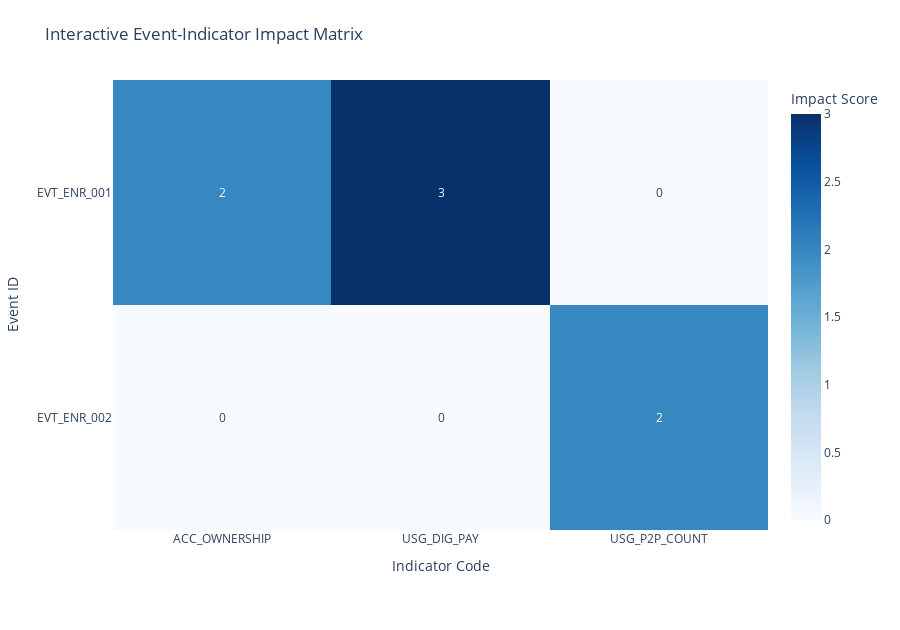

Here is the notebook cell this chart was saved with:
### Code cell
# Cell 6 – Interactive Heatmap (Plotly)

def plot_impact_matrix_interactive(
    matrix,
    value_cols=None,
    title='Interactive Event-Indicator Impact Matrix',
    save_png='task3_impact_matrix_interactive.png',
    save_html='task3_impact_matrix_interactive.html'
):
    if value_cols is None:
        value_cols = [c for c in matrix.columns if c not in ['event_name', 'category', 'observation_date']]
    
    if not value_cols:
        print("No numeric columns for interactive heatmap.")
        return
    
    fig = px.imshow(
        matrix[value_cols],
        text_auto=True,
        aspect="auto",
        color_continuous_scale='Blues',
        title=title,
        labels=dict(x="Indicator", y="Event ID", color="Impact Score")
    )
    
    fig.update_layout(
        xaxis_title="Indicator Code",
        yaxis_title="Event ID",
        height=600 + len(matrix)*15,
        margin=dict(l=100, r=50, t=80, b=100)
    )
    
    fig.write_image(os.path.join(FIGURES_DIR, save_png), scale=2)
    fig.write_html(os.path.join(FIGURES_DIR, save_html), include_plotlyjs='cdn')
    fig.show()
    
    print(f"Interactive PNG: {save_png}")
    print(f"Interactive HTML: {save_html} (open in browser)")

plot_impact_matrix_interactive(assoc_matrix)

### Figure 1 — Plotly figure (JSON) as saved in the notebook; plotly's stock layout.template omitted (floating-point values rounded to 4 significant figures)
{"data": [{"coloraxis": "coloraxis", "hovertemplate": "Indicator: %{x}<br>Event ID: %{y}<br>Impact Score: %{z}<extra></extra>", "name": "0", "texttemplate": "%{z}", "type": "heatmap", "x": ["ACC_OWNERSHIP", "USG_DIG_PAY", "USG_P2P_COUNT"], "xaxis": "x", "y": ["EVT_ENR_001", "EVT_ENR_002"], "yaxis": "y", "z": [[2.0, 3.0, 0.0], [0.0, 0.0, 2.0]]}], "layout": {"coloraxis": {"colorbar": {"title": {"text": "Impact Score"}}, "colorscale": [[0, "rgb(247,251,255)"], [0.125, "rgb(222,235,247)"], [0.25, "rgb(198,219,239)"], [0.375, "rgb(158,202,225)"], [0.5, "rgb(107,174,214)"], [0.625, "rgb(66,146,198)"], [0.75, "rgb(33,113,181)"], [0.875, "rgb(8,81,156)"], [1, "rgb(8,48,107)"]]}, "height": 630, "margin": {"b": 100, "l": 100, "r": 50, "t": 80}, "title": {"text": "Interactive Event-Indicator Impact Matrix"}, "xaxis": {"anchor": "y", "domain": [0, 1], "title": {"text": "Indicator Code"}}, "yaxis": {"anchor": "x", "autorange": "reversed", "domain": [0, 1], "title": {"text": "Event ID"}}}}
